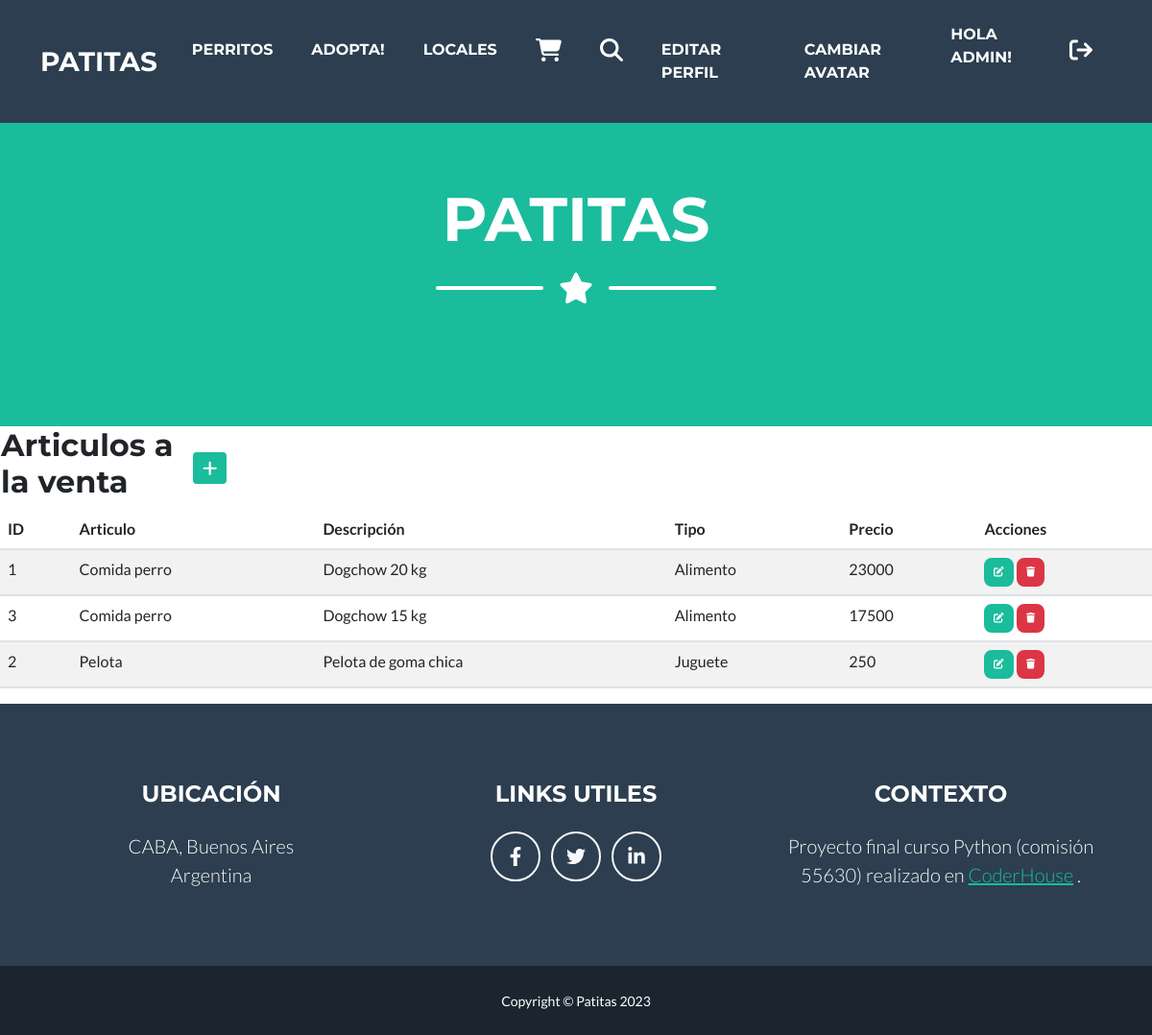
Screenshot of /articulo/ (signed in) with the database file from the repository.
### aplicacion/models.py (models this page shows, shortened)
class Articulo(models.Model):
    nombre = models.CharField(max_length=50)
    tipo = models.CharField(max_length=50)
    descripcion = models.CharField(max_length=500)
    precio = models.IntegerField()
    class Meta:
        ordering = ['tipo']

### aplicacion/views.py (the view)
# urls.py: path('articulo/', ArticuloList.as_view(), name="articulo" ),
class ArticuloList(LoginRequiredMixin, ListView):
    model = Articulo

### aplicacion/templates/aplicacion/articulo_list.html (shortened to what this page needs)
{% extends 'aplicacion/base.html' %}
{% load static %}
{% block titulo_principal %}Patitas{% endblock titulo_principal %}
{% block formulario %}
    <table>
        <tr>
            <td width="200"><h2>Articulos a la venta</h2></td>
            <td>
                <a
                href="{% url 'create_articulo' %}"
                class="btn btn-primary btn-sm"
                ><i class="fa fa-plus fa-lg" title="New Record"> </i>
                </a>
            </td>
        </tr>
    </table>
    <table class="table table-striped">
        <thead>
            <tr>
                <th>ID</th>
                <th>Articulo</th>
                <th>Descripción</th>
                <th>Tipo</th>
                <th>Precio</th>
                <th>Acciones</th>
            </tr>
        </thead>
        <tbody>
        {% for art in articulo_list %}
        <tr>
            <td>{{ art.id }}</td>
            <td>{{ art.nombre }}</td>
            <td>{{ art.descripcion }}</td>
            <td>{{ art.tipo }}</td>
            <td>{{ art.precio }}</td>
            <td>
                <a
                href="{% url 'update_articulo' art.id %}"
                class="btn btn-primary"
                style="--bs-btn-padding-y: .25rem; --bs-btn-padding-x: .5rem; --bs-btn-font-size: .75rem;"
                ><i class="fa fa-edit fa-sm" title="Edit Record"></i>
                </a>
                <a
                href="{% url 'delete_articulo' art.id %}"
                class="btn btn-danger"
                style="--bs-btn-padding-y: .25rem; --bs-btn-padding-x: .5rem; --bs-btn-font-size: .75rem;"
                ><i class="fa fa-trash fa-sm" title="Delete Record"></i>
                </a>
            </td>
        </tr>
        {% endfor %}
        </tbody>
    </table>
{% endblock formulario %}

### aplicacion/templates/aplicacion/base.html (shortened to what this page needs)
<!DOCTYPE html>
<html lang="en">
    <head>
        {% load static %}
        <link href="{% static 'aplicacion/css/styles.css' %}" rel="stylesheet" />
    </head>
    <body id="page-top">
        <nav class="navbar navbar-expand-lg bg-secondary text-uppercase fixed-top" id="mainNav">
            <div class="container">
                <a class="navbar-brand" href="{% url 'home' %}">Patitas</a>
                <div class="collapse navbar-collapse" id="navbarResponsive">
                    <ul class="navbar-nav ms-auto">
                        {% if user.is_authenticated %}
                        <li class="nav-item mx-0 mx-lg-1"><a class="nav-link py-3 px-0 px-lg-3 rounded" href="{% url 'perro' %}">Perritos</a></li>
                        <li class="nav-item mx-0 mx-lg-1"><a class="nav-link py-3 px-0 px-lg-3 rounded" href="{% url 'adoptante' %}">Adopta!</a></li>
                        <li class="nav-item mx-0 mx-lg-1"><a class="nav-link py-3 px-0 px-lg-3 rounded" href="{% url 'local' %}">Locales</a></li>
                        <li class="nav-item mx-0 mx-lg-1"><a class="nav-link py-3 px-0 px-lg-3 rounded" href="{% url 'articulo' %}"><i class="fa-solid fa-cart-shopping fa-xl" style="color: #ffffff;"></i></a></li>
                        <li class="nav-item mx-0 mx-lg-1"><a class="nav-link py-3 px-0 px-lg-3 rounded" href="{% url 'buscar_articulo' %}"><i class="fa-solid fa-magnifying-glass fa-xl" style="color: #ffffff;"></i></a></li>
                        <li class="nav-item mx-0 mx-lg-1"><a class="nav-link py-3 px-0 px-lg-3 rounded" href="{% url 'editar_perfil' %}">Editar perfil</a></li>
                        <li class="nav-item mx-0 mx-lg-1"><a class="nav-link py-3 px-0 px-lg-3 rounded" href="{% url 'agregar_avatar' %}">Cambiar avatar</a></li>
                        <p style="color:white">Hola {{user.username}}!</p>
                        <li class="nav-item mx-0 mx-lg-1"><a class="nav-link py-3 px-0 px-lg-3 rounded" href="{% url 'logout' %}"><i class="fa-solid fa-arrow-right-from-bracket fa-xl" style="color: #ffffff;"></i></a></li>
                    {% endif %}
                    </ul>
                </div>
            </div>
        </nav>
        <header class="masthead bg-primary text-white text-center">
            <div class="container d-flex align-items-center flex-column">
                <h1 class="masthead-heading text-uppercase mb-0">{% block titulo_principal %} Bienvenido {% endblock titulo_principal %}</h1>
                <div class="divider-custom divider-light">
                    <div class="divider-custom-line"></div>
                    <div class="divider-custom-icon"><i class="fas fa-star"></i></div>
                    <div class="divider-custom-line"></div>
                </div>
            </div>
        </header>
        {% block formulario %}{% endblock formulario %}
        {% block footer %}
        <footer class="footer text-center">
            <div class="container">
                <div class="row">
                    <div class="col-lg-4 mb-5 mb-lg-0">
                        <h4 class="text-uppercase mb-4">Ubicación</h4>
                        <p class="lead mb-0">
                            CABA, Buenos Aires
                            <br />
                            Argentina
                        </p>
                    </div>
                    <div class="col-lg-4 mb-5 mb-lg-0">
                        <h4 class="text-uppercase mb-4">Links utiles</h4>
                        <a class="btn btn-outline-light btn-social mx-1" href="https://es-la.facebook.com/mariana.gomezparadiuk/"><i class="fab fa-fw fa-facebook-f"></i></a>
                        <a class="btn btn-outline-light btn-social mx-1" href="https://twitter.com/i/flow/login?redirect_after_login=%2Fmaruu_07%2Fstatuses%2F915567448199397383"><i class="fab fa-fw fa-twitter"></i></a>
                        <a class="btn btn-outline-light btn-social mx-1" href="https://www.linkedin.com/in/mariana-c-g%C3%B3mez-paradiuk-9b1276183/"><i class="fab fa-fw fa-linkedin-in"></i></a>
                    </div>
                    <div class="col-lg-4">
                        <h4 class="text-uppercase mb-4">Contexto</h4>
                        <p class="lead mb-0">
                            Proyecto final curso Python (comisión 55630) realizado en
                            <a href="https://www.coderhouse.com/">CoderHouse</a>
                            .
                        </p>
                    </div>
                </div>
            </div>
        </footer>
        {% endblock footer %}
        <div class="copyright py-4 text-center text-white">
            <div class="container"><small>Copyright &copy; Patitas 2023</small></div>
        </div>
    </body>
</html>

### rows the page displays
Articulo: id "1", nombre "Comida perro", descripcion "Dogchow 20 kg", tipo "Alimento", precio "23000"
Articulo: id "3", nombre "Comida perro", descripcion "Dogchow 15 kg", tipo "Alimento", precio "17500"
Articulo: id "2", nombre "Pelota", descripcion "Pelota de goma chica", tipo "Juguete", precio "250"

### other values shown
{{ user.username }} "ADMIN"
